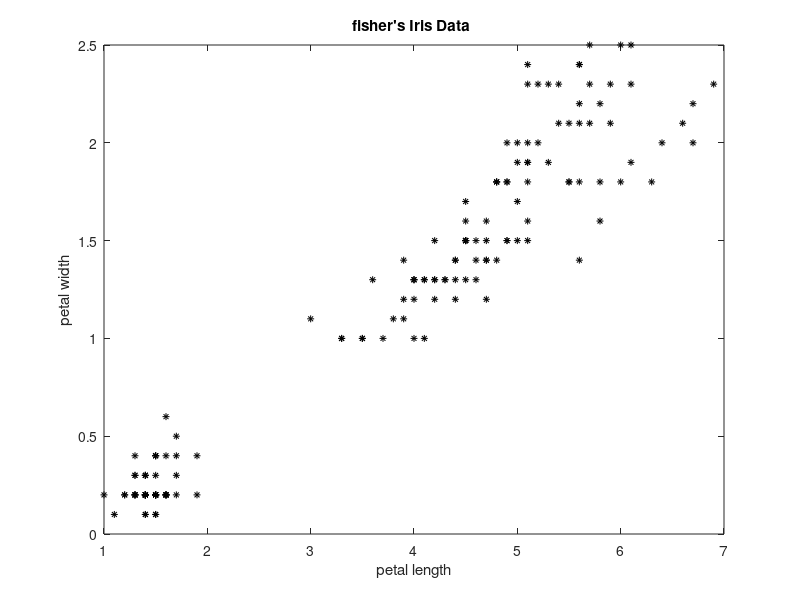
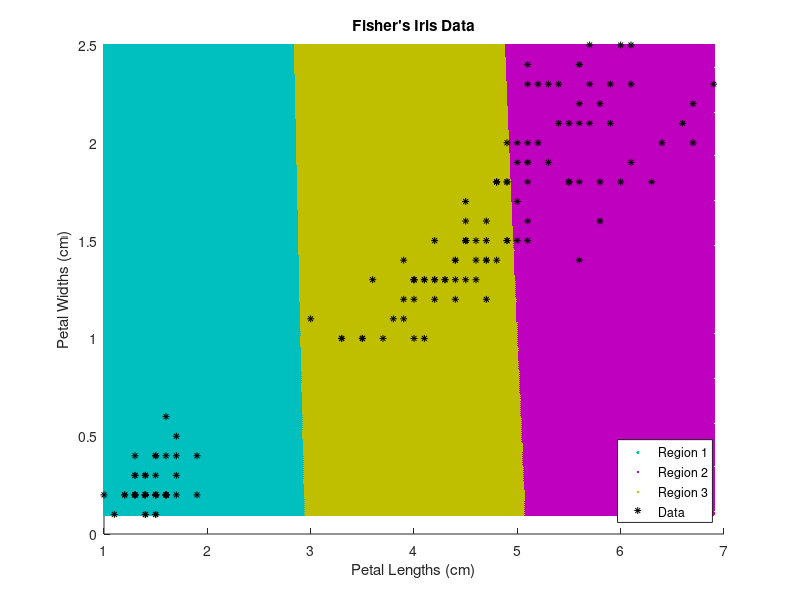
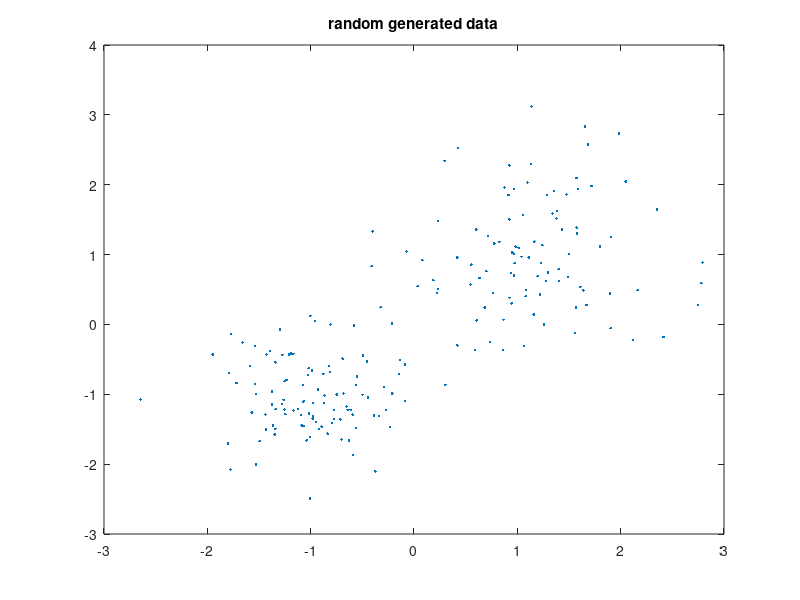
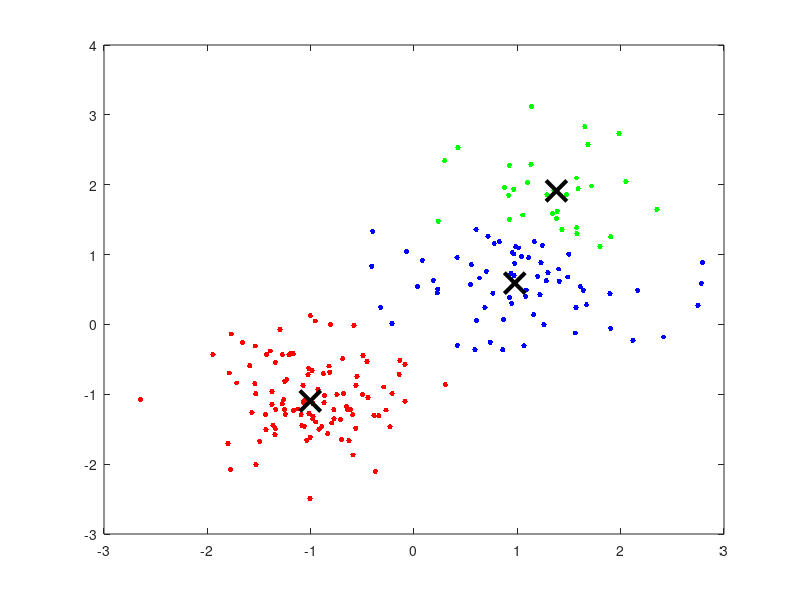

The MATLAB source for these figures, in order: (Note: this script raises an error after producing the figures.)
clc;clear all;


load fisheriris
X = meas(:,3:4);

figure;
plot(X(:,1),X(:,2),'k*','MarkerSize',5);
title 'fisher''s Iris Data '
xlabel('petal length');
ylabel('petal width');
%% kmeans 
rng(1); % For reproducibility
[idx,C] = kmeans(X,3);

%% meshgrid

x1 = min(X(:,1)):0.01:max(X(:,1));
x2 = min(X(:,2)):0.01:max(X(:,2));
[x1G,x2G] = meshgrid(x1,x2);
XGrid = [x1G(:),x2G(:)]; % Defines a fine grid on the plot
idx2Region=kmeans(XGrid,3,'MaxIter',1,'Start',C);


%%
figure;
gscatter(XGrid(:,1),XGrid(:,2),idx2Region,...
    [0,0.75,0.75;0.75,0,0.75;0.75,0.75,0],'..');
hold on;
plot(X(:,1),X(:,2),'k*','MarkerSize',5);
title 'Fisher''s Iris Data';
xlabel 'Petal Lengths (cm)';
ylabel 'Petal Widths (cm)'; 
legend('Region 1','Region 2','Region 3','Data','Location','SouthEast');
hold off;

%% kmeans

rng default;
x_clustering=[randn(100,2)*0.75+ones(100,2);randn(100,2)*0.5-ones(100,2)];

figure;
plot(x_clustering(:,1),x_clustering(:,2),'.');
title ('random generated data');

%% result plot
opts=statset('Display','final');
[idx,C]=kmeans(x_clustering,3,'Distance','cityblock','Replicates',10,'Options',opts);

%% plot
figure;
plot(x_clustering(idx==1,1),x_clustering(idx==1,2),'r.','MarkerSize',12)
hold on
plot(x_clustering(idx==2,1),x_clustering(idx==2,2),'b.','MarkerSize',12)
hold on
plot(x_clustering(idx==3,1),x_clustering(idx==3,2),'g.','MarkerSize',12)
plot(C(:,1),C(:,2),'kx',...
     'MarkerSize',15,'LineWidth',3) 
legend('Cluster 1','Cluster 2','Centroids',...
       'Location','NW')
title 'Cluster Assignments and Centroids'
hold off



